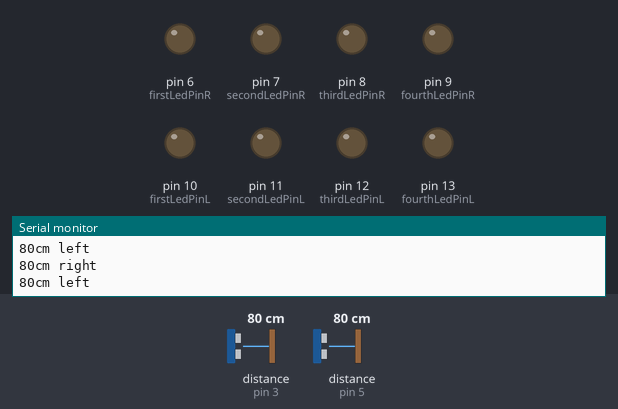
This sketch was run on a simulated Arduino Uno, built with avr-gcc and run on an emulated ATmega328P. On the bench: output pins drawn as LEDs (lit = HIGH), the last lines printed to the serial monitor. Wiring (inferred from the names in the program): 2 × ultrasonic range finder: trigger pin 2, echo pin 3 / trigger pin 4, echo pin 5. The inputs (shaded band) are chosen by the test bench; at power-on: distance to the obstacle (sensors on pin 3, pin 5) 80 cm. The echo pulse lasts 58.3 µs per cm; pins used as bus, display or sensor lines are not drawn.

Above: at 1.2 s.
1.3 s: distance to the obstacle (sensor on pin 3) set to 75 cm
At 2.5 s:
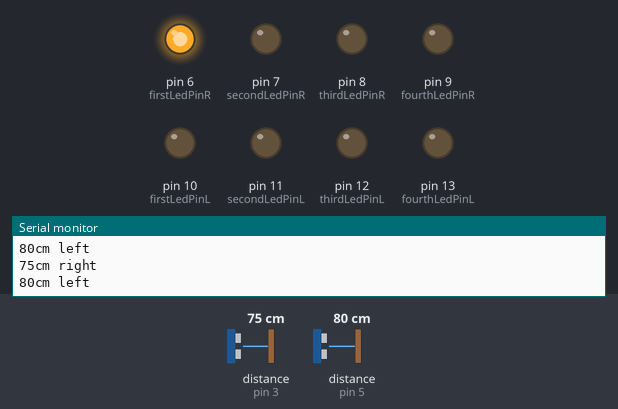
2.8 s: distance to the obstacle (sensor on pin 5) set to 76 cm
At 3.4 s:
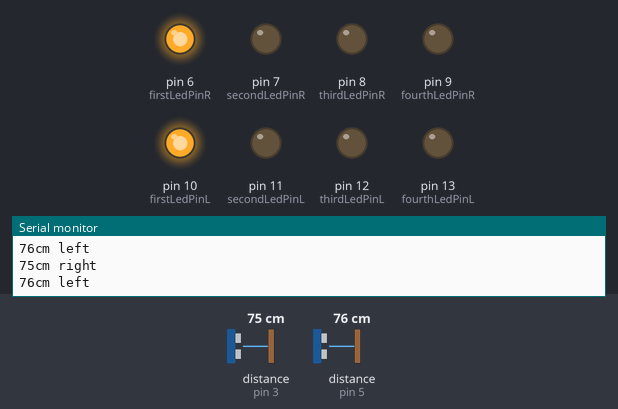
4.3 s: distance to the obstacle (sensor on pin 3) set to 53 cm
5.8 s: distance to the obstacle (sensor on pin 3) set to 44 cm
At 6.3 s:
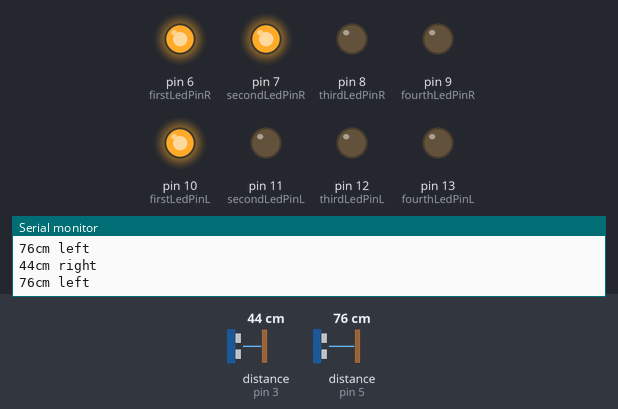
7.3 s: distance to the obstacle (sensor on pin 5) set to 9 cm
At 8.1 s:
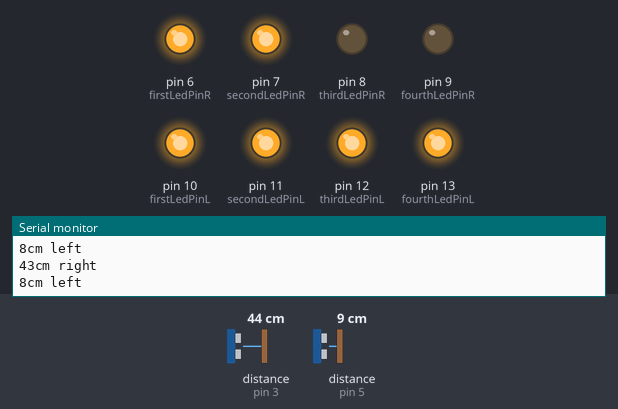
8.8 s: distance to the obstacle (sensor on pin 5) set to 250 cm
At 9.6 s:
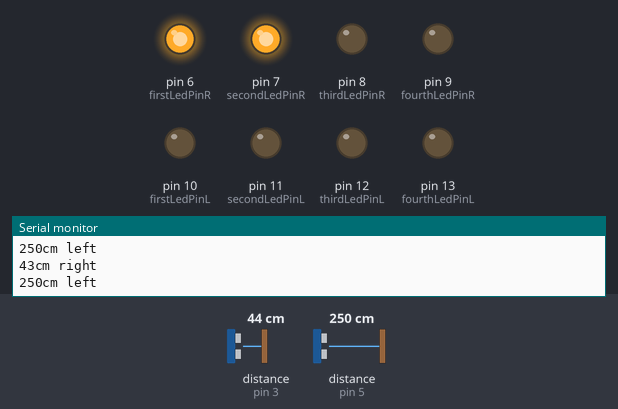
Timing chart, 0 to 11.3 s (numbered marks = the images above; inputs shaded):
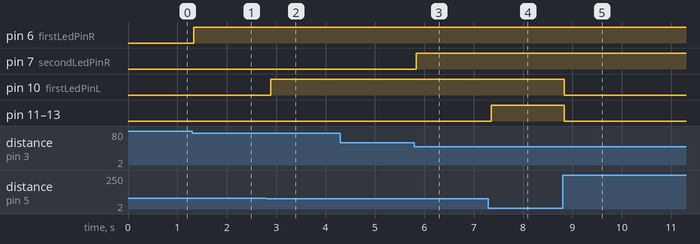

The sketch:

left_right_distance_sensor.ino
```cpp
/*
  SR04 Ultrasonic Left And Right Distance Sensor

  This sketch reads a SR04 ultrasonic rangefinder and returns the distance
  to the closest object in range. To do this, it sends a pulse to the sensor to
  initiate a reading, then listens for a pulse to return. The length of the
  returning pulse is proportional to the distance of the object from the sensor.

*/

const int triggerPinR = 2;
const int echoPinR = 3;
const int triggerPinL = 4;
const int echoPinL = 5;
const int firstLedPinR = 6;
const int secondLedPinR = 7;
const int thirdLedPinR = 8;
const int fourthLedPinR = 9;
const int firstLedPinL = 10;
const int secondLedPinL = 11;
const int thirdLedPinL = 12;
const int fourthLedPinL = 13;

void setup() {
  // initialize serial communication:
  Serial.begin(9600);
  pinMode(triggerPinR, OUTPUT);
  pinMode(echoPinR, INPUT);
  pinMode(triggerPinL, OUTPUT);
  pinMode(echoPinL, INPUT);
  pinMode(firstLedPinR, OUTPUT);
  pinMode(secondLedPinR, OUTPUT);
  pinMode(thirdLedPinR, OUTPUT);
  pinMode(fourthLedPinR, OUTPUT);
  pinMode(firstLedPinL, OUTPUT);
  pinMode(secondLedPinL, OUTPUT);
  pinMode(thirdLedPinL, OUTPUT);
  pinMode(fourthLedPinL, OUTPUT);
}

void loop() {
  // establish variables for duration of the ping, and the distance result
  // in inches and centimeters:
  long durationR, cmR, durationL, cmL;

  digitalWrite(triggerPinR, LOW);
  delayMicroseconds(2);
  digitalWrite(triggerPinR, HIGH);
  delayMicroseconds(5);
  digitalWrite(triggerPinR, LOW);
  durationR = pulseIn(echoPinR, HIGH);

  // convert the time into a distance
  cmR = microsecondsToCentimeters(durationR);

  if (cmR < 10){
    digitalWrite(firstLedPinR, HIGH);
    digitalWrite(secondLedPinR, HIGH);
    digitalWrite(thirdLedPinR, HIGH);
    digitalWrite(fourthLedPinR, HIGH);
  }
  else if (cmR < 30) {
    digitalWrite(firstLedPinR, HIGH);
    digitalWrite(secondLedPinR, HIGH);
    digitalWrite(thirdLedPinR, HIGH);
  }
  else if (cmR < 50) {
    digitalWrite(firstLedPinR, HIGH);
    digitalWrite(secondLedPinR, HIGH);
  }
  else if (cmR < 80) {
    digitalWrite(firstLedPinR, HIGH);
  }
  else {
    digitalWrite(firstLedPinR, LOW);
    digitalWrite(secondLedPinR, LOW);
    digitalWrite(thirdLedPinR, LOW);
    digitalWrite(fourthLedPinR, LOW);
  }

  digitalWrite(triggerPinL, LOW);
  delayMicroseconds(2);
  digitalWrite(triggerPinL, HIGH);
  delayMicroseconds(5);
  digitalWrite(triggerPinL, LOW);
  durationL = pulseIn(echoPinL, HIGH);


  cmL = microsecondsToCentimeters(durationL);

  if (cmL < 10){
    digitalWrite(firstLedPinL, HIGH);
    digitalWrite(secondLedPinL, HIGH);
    digitalWrite(thirdLedPinL, HIGH);
    digitalWrite(fourthLedPinL, HIGH);
  }
  else if (cmL < 30) {
    digitalWrite(firstLedPinL, HIGH);
    digitalWrite(secondLedPinL, HIGH);
    digitalWrite(thirdLedPinL, HIGH);
  }
  else if (cmL < 50) {
    digitalWrite(firstLedPinL, HIGH);
    digitalWrite(secondLedPinL, HIGH);
  }
  else if (cmL < 80) {
    digitalWrite(firstLedPinL, HIGH);
  }
  else {
    digitalWrite(firstLedPinL, LOW);
    digitalWrite(secondLedPinL, LOW);
    digitalWrite(thirdLedPinL, LOW);
    digitalWrite(fourthLedPinL, LOW);
  }

  Serial.print(cmR);
  Serial.print("cm right");
  Serial.println();
  Serial.print(cmL);
  Serial.print("cm left");
  Serial.println();


  delay(100);
}

long microsecondsToInches(long microseconds) {
  // According to Parallax's datasheet for the PING))), there are 73.746
  // microseconds per inch (i.e. sound travels at 1130 feet per second).
  // This gives the distance travelled by the ping, outbound and return,
  // so we divide by 2 to get the distance of the obstacle.
  // See: https://www.parallax.com/package/ping-ultrasonic-distance-sensor-downloads/
  return microseconds / 74 / 2;
}

long microsecondsToCentimeters(long microseconds) {
  // The speed of sound is 340 m/s or 29 microseconds per centimeter.
  // The ping travels out and back, so to find the distance of the object we
  // take half of the distance travelled.
  return microseconds / 29 / 2;
}
```

Measured:
- the behaviour switches between 80 and 79 cm on distance to the obstacle (sensor on pin 3) (found by bisection; images 0 and 1)
- the behaviour switches between 80 and 79 cm on distance to the obstacle (sensor on pin 5) (found by bisection; images 1 and 2)
- the behaviour switches between 50 and 49 cm on distance to the obstacle (sensor on pin 3) (found by bisection; images 2 and 3)
- after the input at 1.3 s, pin 6 (firstLedPinR): LOW → HIGH at once
- after the input at 2.8 s, pin 10 (firstLedPinL): LOW → HIGH after 0.09 s
- after the input at 5.8 s, pin 7 (secondLedPinR): LOW → HIGH at once
- after the input at 7.3 s, pin 11 (secondLedPinL), pin 12 (thirdLedPinL), pin 13 (fourthLedPinL): LOW → HIGH after 0.06 s
- after the input at 8.8 s, pin 10 (firstLedPinL), pin 11 (secondLedPinL), pin 12 (thirdLedPinL), pin 13 (fourthLedPinL): HIGH → LOW at once
